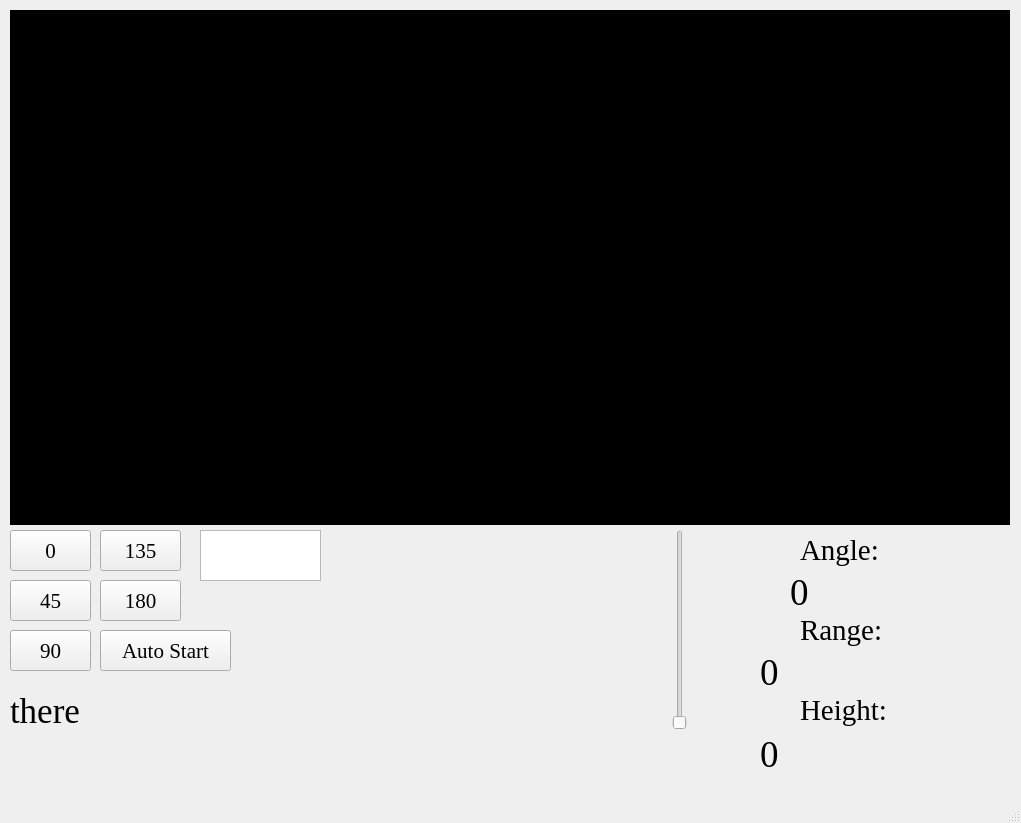
<?xml version="1.0" encoding="UTF-8"?>
<ui version="4.0">
 <class>MainWindow</class>
 <widget class="QMainWindow" name="MainWindow">
  <property name="geometry">
   <rect>
    <x>0</x>
    <y>0</y>
    <width>1021</width>
    <height>823</height>
   </rect>
  </property>
  <property name="windowTitle">
   <string>MainWindow</string>
  </property>
  <widget class="QWidget" name="centralwidget">
   <widget class="QLabel" name="heightLabel">
    <property name="geometry">
     <rect>
      <x>760</x>
      <y>730</y>
      <width>171</width>
      <height>51</height>
     </rect>
    </property>
    <property name="font">
     <font>
      <family>Times New Roman</family>
      <pointsize>28</pointsize>
     </font>
    </property>
    <property name="text">
     <string>&lt;html&gt;&lt;head/&gt;&lt;body&gt;&lt;p&gt;0&lt;/p&gt;&lt;/body&gt;&lt;/html&gt;</string>
    </property>
   </widget>
   <widget class="QLabel" name="lablel_2">
    <property name="geometry">
     <rect>
      <x>800</x>
      <y>610</y>
      <width>150</width>
      <height>41</height>
     </rect>
    </property>
    <property name="minimumSize">
     <size>
      <width>150</width>
      <height>25</height>
     </size>
    </property>
    <property name="font">
     <font>
      <family>Times New Roman</family>
      <pointsize>22</pointsize>
      <bold>false</bold>
     </font>
    </property>
    <property name="text">
     <string>Range:</string>
    </property>
   </widget>
   <widget class="QSlider" name="verticalSlider">
    <property name="geometry">
     <rect>
      <x>630</x>
      <y>530</y>
      <width>100</width>
      <height>200</height>
     </rect>
    </property>
    <property name="minimumSize">
     <size>
      <width>100</width>
      <height>200</height>
     </size>
    </property>
    <property name="font">
     <font>
      <family>Arial</family>
     </font>
    </property>
    <property name="layoutDirection">
     <enum>Qt::LeftToRight</enum>
    </property>
    <property name="maximum">
     <number>180</number>
    </property>
   </widget>
   <widget class="QPushButton" name="button90">
    <property name="geometry">
     <rect>
      <x>10</x>
      <y>630</y>
      <width>81</width>
      <height>41</height>
     </rect>
    </property>
    <property name="font">
     <font>
      <family>Times New Roman</family>
      <pointsize>16</pointsize>
     </font>
    </property>
    <property name="text">
     <string>90</string>
    </property>
   </widget>
   <widget class="QPushButton" name="button135">
    <property name="geometry">
     <rect>
      <x>100</x>
      <y>530</y>
      <width>81</width>
      <height>41</height>
     </rect>
    </property>
    <property name="font">
     <font>
      <family>Times New Roman</family>
      <pointsize>16</pointsize>
     </font>
    </property>
    <property name="text">
     <string>135</string>
    </property>
   </widget>
   <widget class="QPushButton" name="button0">
    <property name="geometry">
     <rect>
      <x>10</x>
      <y>530</y>
      <width>81</width>
      <height>41</height>
     </rect>
    </property>
    <property name="font">
     <font>
      <family>Times New Roman</family>
      <pointsize>16</pointsize>
     </font>
    </property>
    <property name="text">
     <string>0</string>
    </property>
   </widget>
   <widget class="QPushButton" name="button_auto">
    <property name="geometry">
     <rect>
      <x>100</x>
      <y>630</y>
      <width>131</width>
      <height>41</height>
     </rect>
    </property>
    <property name="font">
     <font>
      <family>Times New Roman</family>
      <pointsize>16</pointsize>
     </font>
    </property>
    <property name="text">
     <string>Auto Start</string>
    </property>
   </widget>
   <widget class="QLabel" name="angleLabel">
    <property name="geometry">
     <rect>
      <x>790</x>
      <y>570</y>
      <width>101</width>
      <height>45</height>
     </rect>
    </property>
    <property name="maximumSize">
     <size>
      <width>150</width>
      <height>45</height>
     </size>
    </property>
    <property name="font">
     <font>
      <family>Times New Roman</family>
      <pointsize>28</pointsize>
     </font>
    </property>
    <property name="autoFillBackground">
     <bool>false</bool>
    </property>
    <property name="text">
     <string>0</string>
    </property>
   </widget>
   <widget class="QPushButton" name="button180">
    <property name="geometry">
     <rect>
      <x>100</x>
      <y>580</y>
      <width>81</width>
      <height>41</height>
     </rect>
    </property>
    <property name="font">
     <font>
      <family>Times New Roman</family>
      <pointsize>16</pointsize>
     </font>
    </property>
    <property name="text">
     <string>180</string>
    </property>
   </widget>
   <widget class="QTextEdit" name="textEdit">
    <property name="geometry">
     <rect>
      <x>200</x>
      <y>530</y>
      <width>121</width>
      <height>51</height>
     </rect>
    </property>
    <property name="font">
     <font>
      <family>Times New Roman</family>
      <pointsize>18</pointsize>
     </font>
    </property>
   </widget>
   <widget class="QLabel" name="detectionStatusLabel">
    <property name="geometry">
     <rect>
      <x>10</x>
      <y>690</y>
      <width>471</width>
      <height>41</height>
     </rect>
    </property>
    <property name="font">
     <font>
      <family>Times New Roman</family>
      <pointsize>26</pointsize>
      <bold>false</bold>
     </font>
    </property>
    <property name="text">
     <string>there</string>
    </property>
   </widget>
   <widget class="QLabel" name="label">
    <property name="geometry">
     <rect>
      <x>800</x>
      <y>530</y>
      <width>150</width>
      <height>41</height>
     </rect>
    </property>
    <property name="minimumSize">
     <size>
      <width>150</width>
      <height>25</height>
     </size>
    </property>
    <property name="font">
     <font>
      <family>Times New Roman</family>
      <pointsize>22</pointsize>
      <bold>false</bold>
     </font>
    </property>
    <property name="text">
     <string>Angle:</string>
    </property>
   </widget>
   <widget class="QGraphicsView" name="graphicsView">
    <property name="geometry">
     <rect>
      <x>10</x>
      <y>10</y>
      <width>1000</width>
      <height>515</height>
     </rect>
    </property>
    <property name="minimumSize">
     <size>
      <width>1000</width>
      <height>515</height>
     </size>
    </property>
    <property name="maximumSize">
     <size>
      <width>1000</width>
      <height>515</height>
     </size>
    </property>
    <property name="palette">
     <palette>
      <active>
       <colorrole role="WindowText">
        <brush brushstyle="SolidPattern">
         <color alpha="255">
          <red>255</red>
          <green>255</green>
          <blue>255</blue>
         </color>
        </brush>
       </colorrole>
       <colorrole role="Button">
        <brush brushstyle="SolidPattern">
         <color alpha="255">
          <red>0</red>
          <green>0</green>
          <blue>0</blue>
         </color>
        </brush>
       </colorrole>
       <colorrole role="Light">
        <brush brushstyle="SolidPattern">
         <color alpha="255">
          <red>0</red>
          <green>0</green>
          <blue>0</blue>
         </color>
        </brush>
       </colorrole>
       <colorrole role="Midlight">
        <brush brushstyle="SolidPattern">
         <color alpha="255">
          <red>0</red>
          <green>0</green>
          <blue>0</blue>
         </color>
        </brush>
       </colorrole>
       <colorrole role="Dark">
        <brush brushstyle="SolidPattern">
         <color alpha="255">
          <red>0</red>
          <green>0</green>
          <blue>0</blue>
         </color>
        </brush>
       </colorrole>
       <colorrole role="Mid">
        <brush brushstyle="SolidPattern">
         <color alpha="255">
          <red>0</red>
          <green>0</green>
          <blue>0</blue>
         </color>
        </brush>
       </colorrole>
       <colorrole role="Text">
        <brush brushstyle="SolidPattern">
         <color alpha="255">
          <red>255</red>
          <green>255</green>
          <blue>255</blue>
         </color>
        </brush>
       </colorrole>
       <colorrole role="BrightText">
        <brush brushstyle="SolidPattern">
         <color alpha="255">
          <red>255</red>
          <green>255</green>
          <blue>255</blue>
         </color>
        </brush>
       </colorrole>
       <colorrole role="ButtonText">
        <brush brushstyle="SolidPattern">
         <color alpha="255">
          <red>255</red>
          <green>255</green>
          <blue>255</blue>
         </color>
        </brush>
       </colorrole>
       <colorrole role="Base">
        <brush brushstyle="SolidPattern">
         <color alpha="255">
          <red>0</red>
          <green>0</green>
          <blue>0</blue>
         </color>
        </brush>
       </colorrole>
       <colorrole role="Window">
        <brush brushstyle="SolidPattern">
         <color alpha="255">
          <red>0</red>
          <green>0</green>
          <blue>0</blue>
         </color>
        </brush>
       </colorrole>
       <colorrole role="Shadow">
        <brush brushstyle="SolidPattern">
         <color alpha="255">
          <red>0</red>
          <green>0</green>
          <blue>0</blue>
         </color>
        </brush>
       </colorrole>
       <colorrole role="AlternateBase">
        <brush brushstyle="SolidPattern">
         <color alpha="255">
          <red>0</red>
          <green>0</green>
          <blue>0</blue>
         </color>
        </brush>
       </colorrole>
       <colorrole role="ToolTipBase">
        <brush brushstyle="SolidPattern">
         <color alpha="255">
          <red>255</red>
          <green>255</green>
          <blue>220</blue>
         </color>
        </brush>
       </colorrole>
       <colorrole role="ToolTipText">
        <brush brushstyle="SolidPattern">
         <color alpha="255">
          <red>0</red>
          <green>0</green>
          <blue>0</blue>
         </color>
        </brush>
       </colorrole>
       <colorrole role="PlaceholderText">
        <brush brushstyle="SolidPattern">
         <color alpha="127">
          <red>255</red>
          <green>255</green>
          <blue>255</blue>
         </color>
        </brush>
       </colorrole>
       <colorrole role="Accent">
        <brush brushstyle="SolidPattern">
         <color alpha="255">
          <red>0</red>
          <green>0</green>
          <blue>0</blue>
         </color>
        </brush>
       </colorrole>
      </active>
      <inactive>
       <colorrole role="WindowText">
        <brush brushstyle="SolidPattern">
         <color alpha="255">
          <red>255</red>
          <green>255</green>
          <blue>255</blue>
         </color>
        </brush>
       </colorrole>
       <colorrole role="Button">
        <brush brushstyle="SolidPattern">
         <color alpha="255">
          <red>0</red>
          <green>0</green>
          <blue>0</blue>
         </color>
        </brush>
       </colorrole>
       <colorrole role="Light">
        <brush brushstyle="SolidPattern">
         <color alpha="255">
          <red>0</red>
          <green>0</green>
          <blue>0</blue>
         </color>
        </brush>
       </colorrole>
       <colorrole role="Midlight">
        <brush brushstyle="SolidPattern">
         <color alpha="255">
          <red>0</red>
          <green>0</green>
          <blue>0</blue>
         </color>
        </brush>
       </colorrole>
       <colorrole role="Dark">
        <brush brushstyle="SolidPattern">
         <color alpha="255">
          <red>0</red>
          <green>0</green>
          <blue>0</blue>
         </color>
        </brush>
       </colorrole>
       <colorrole role="Mid">
        <brush brushstyle="SolidPattern">
         <color alpha="255">
          <red>0</red>
          <green>0</green>
          <blue>0</blue>
         </color>
        </brush>
       </colorrole>
       <colorrole role="Text">
        <brush brushstyle="SolidPattern">
         <color alpha="255">
          <red>255</red>
          <green>255</green>
          <blue>255</blue>
         </color>
        </brush>
       </colorrole>
       <colorrole role="BrightText">
        <brush brushstyle="SolidPattern">
         <color alpha="255">
          <red>255</red>
          <green>255</green>
          <blue>255</blue>
         </color>
        </brush>
       </colorrole>
       <colorrole role="ButtonText">
        <brush brushstyle="SolidPattern">
         <color alpha="255">
          <red>255</red>
          <green>255</green>
          <blue>255</blue>
         </color>
        </brush>
       </colorrole>
       <colorrole role="Base">
        <brush brushstyle="SolidPattern">
         <color alpha="255">
          <red>0</red>
          <green>0</green>
          <blue>0</blue>
         </color>
        </brush>
       </colorrole>
       <colorrole role="Window">
        <brush brushstyle="SolidPattern">
         <color alpha="255">
          <red>0</red>
          <green>0</green>
          <blue>0</blue>
         </color>
        </brush>
       </colorrole>
       <colorrole role="Shadow">
        <brush brushstyle="SolidPattern">
         <color alpha="255">
          <red>0</red>
          <green>0</green>
          <blue>0</blue>
         </color>
        </brush>
       </colorrole>
       <colorrole role="AlternateBase">
        <brush brushstyle="SolidPattern">
         <color alpha="255">
          <red>0</red>
          <green>0</green>
          <blue>0</blue>
         </color>
        </brush>
       </colorrole>
       <colorrole role="ToolTipBase">
        <brush brushstyle="SolidPattern">
         <color alpha="255">
          <red>255</red>
          <green>255</green>
          <blue>220</blue>
         </color>
        </brush>
       </colorrole>
       <colorrole role="ToolTipText">
        <brush brushstyle="SolidPattern">
         <color alpha="255">
          <red>0</red>
          <green>0</green>
          <blue>0</blue>
         </color>
        </brush>
       </colorrole>
       <colorrole role="PlaceholderText">
        <brush brushstyle="SolidPattern">
         <color alpha="127">
          <red>255</red>
          <green>255</green>
          <blue>255</blue>
         </color>
        </brush>
       </colorrole>
       <colorrole role="Accent">
        <brush brushstyle="SolidPattern">
         <color alpha="255">
          <red>0</red>
          <green>0</green>
          <blue>0</blue>
         </color>
        </brush>
       </colorrole>
      </inactive>
      <disabled>
       <colorrole role="WindowText">
        <brush brushstyle="SolidPattern">
         <color alpha="255">
          <red>0</red>
          <green>0</green>
          <blue>0</blue>
         </color>
        </brush>
       </colorrole>
       <colorrole role="Button">
        <brush brushstyle="SolidPattern">
         <color alpha="255">
          <red>0</red>
          <green>0</green>
          <blue>0</blue>
         </color>
        </brush>
       </colorrole>
       <colorrole role="Light">
        <brush brushstyle="SolidPattern">
         <color alpha="255">
          <red>0</red>
          <green>0</green>
          <blue>0</blue>
         </color>
        </brush>
       </colorrole>
       <colorrole role="Midlight">
        <brush brushstyle="SolidPattern">
         <color alpha="255">
          <red>0</red>
          <green>0</green>
          <blue>0</blue>
         </color>
        </brush>
       </colorrole>
       <colorrole role="Dark">
        <brush brushstyle="SolidPattern">
         <color alpha="255">
          <red>0</red>
          <green>0</green>
          <blue>0</blue>
         </color>
        </brush>
       </colorrole>
       <colorrole role="Mid">
        <brush brushstyle="SolidPattern">
         <color alpha="255">
          <red>0</red>
          <green>0</green>
          <blue>0</blue>
         </color>
        </brush>
       </colorrole>
       <colorrole role="Text">
        <brush brushstyle="SolidPattern">
         <color alpha="255">
          <red>0</red>
          <green>0</green>
          <blue>0</blue>
         </color>
        </brush>
       </colorrole>
       <colorrole role="BrightText">
        <brush brushstyle="SolidPattern">
         <color alpha="255">
          <red>255</red>
          <green>255</green>
          <blue>255</blue>
         </color>
        </brush>
       </colorrole>
       <colorrole role="ButtonText">
        <brush brushstyle="SolidPattern">
         <color alpha="255">
          <red>0</red>
          <green>0</green>
          <blue>0</blue>
         </color>
        </brush>
       </colorrole>
       <colorrole role="Base">
        <brush brushstyle="SolidPattern">
         <color alpha="255">
          <red>0</red>
          <green>0</green>
          <blue>0</blue>
         </color>
        </brush>
       </colorrole>
       <colorrole role="Window">
        <brush brushstyle="SolidPattern">
         <color alpha="255">
          <red>0</red>
          <green>0</green>
          <blue>0</blue>
         </color>
        </brush>
       </colorrole>
       <colorrole role="Shadow">
        <brush brushstyle="SolidPattern">
         <color alpha="255">
          <red>0</red>
          <green>0</green>
          <blue>0</blue>
         </color>
        </brush>
       </colorrole>
       <colorrole role="AlternateBase">
        <brush brushstyle="SolidPattern">
         <color alpha="255">
          <red>0</red>
          <green>0</green>
          <blue>0</blue>
         </color>
        </brush>
       </colorrole>
       <colorrole role="ToolTipBase">
        <brush brushstyle="SolidPattern">
         <color alpha="255">
          <red>255</red>
          <green>255</green>
          <blue>220</blue>
         </color>
        </brush>
       </colorrole>
       <colorrole role="ToolTipText">
        <brush brushstyle="SolidPattern">
         <color alpha="255">
          <red>0</red>
          <green>0</green>
          <blue>0</blue>
         </color>
        </brush>
       </colorrole>
       <colorrole role="PlaceholderText">
        <brush brushstyle="SolidPattern">
         <color alpha="127">
          <red>0</red>
          <green>0</green>
          <blue>0</blue>
         </color>
        </brush>
       </colorrole>
       <colorrole role="Accent">
        <brush brushstyle="SolidPattern">
         <color alpha="255">
          <red>0</red>
          <green>0</green>
          <blue>0</blue>
         </color>
        </brush>
       </colorrole>
      </disabled>
     </palette>
    </property>
   </widget>
   <widget class="QPushButton" name="button45">
    <property name="geometry">
     <rect>
      <x>10</x>
      <y>580</y>
      <width>81</width>
      <height>41</height>
     </rect>
    </property>
    <property name="font">
     <font>
      <family>Times New Roman</family>
      <pointsize>16</pointsize>
     </font>
    </property>
    <property name="text">
     <string>45</string>
    </property>
   </widget>
   <widget class="QLabel" name="label_2">
    <property name="geometry">
     <rect>
      <x>800</x>
      <y>690</y>
      <width>141</width>
      <height>41</height>
     </rect>
    </property>
    <property name="font">
     <font>
      <family>Times New Roman</family>
      <pointsize>22</pointsize>
     </font>
    </property>
    <property name="text">
     <string>Height:</string>
    </property>
   </widget>
   <widget class="QLabel" name="rangeLabel">
    <property name="geometry">
     <rect>
      <x>760</x>
      <y>650</y>
      <width>175</width>
      <height>45</height>
     </rect>
    </property>
    <property name="maximumSize">
     <size>
      <width>175</width>
      <height>45</height>
     </size>
    </property>
    <property name="font">
     <font>
      <family>Times New Roman</family>
      <pointsize>28</pointsize>
     </font>
    </property>
    <property name="text">
     <string>0</string>
    </property>
   </widget>
  </widget>
  <widget class="QMenuBar" name="menubar">
   <property name="geometry">
    <rect>
     <x>0</x>
     <y>0</y>
     <width>1021</width>
     <height>25</height>
    </rect>
   </property>
  </widget>
  <widget class="QStatusBar" name="statusbar"/>
 </widget>
 <resources/>
 <connections/>
</ui>
